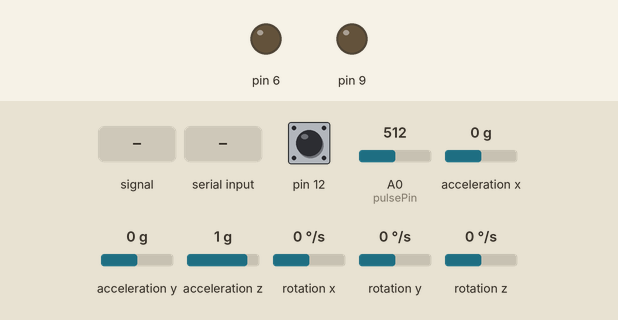
Recording of a sketch running on a simulated Arduino Uno, built with avr-gcc and run on an emulated ATmega328P. Shown: output pins drawn as LEDs (lit = HIGH). The inputs (shaded band) are chosen by the test bench; at power-on: pin 12 HIGH, A0 (pulsePin) = 512, acceleration x 0 g, acceleration y 0 g, acceleration z 1 g, rotation x 0 °/s, rotation y 0 °/s, rotation z 0 °/s. What the sketch prints to the serial monitor is not drawn.

Above: at 1.2 s.
1.3 s: pin 12 pulled LOW for 0.15 s
At 2.6 s:
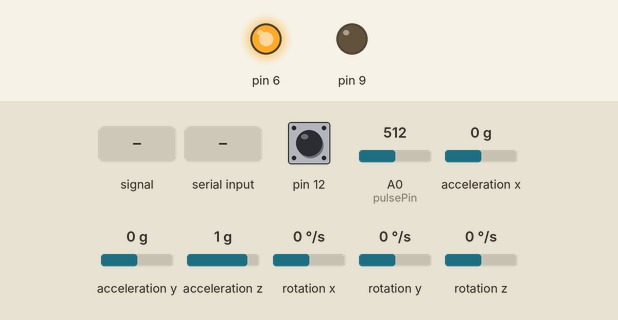
2.9 s: A0 (pulsePin) fed a 2 Hz sine of ±306 counts around its level
At 5.7 s:
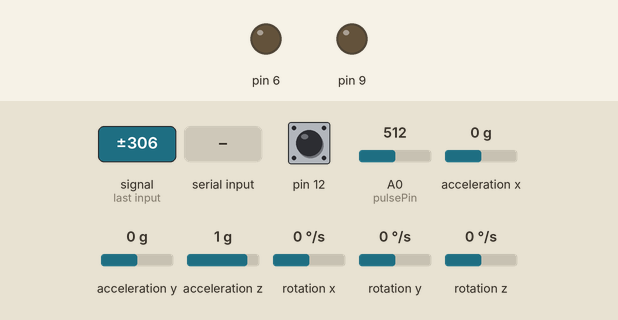
5.9 s: pin 12 pulled LOW for 3.2 s
At 6.6 s:
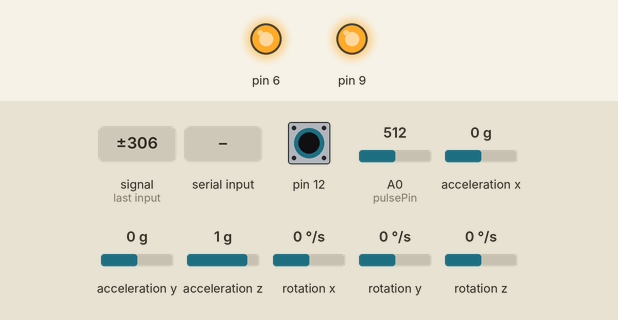
10.6 s: pin 12 pulled LOW for 1 s
At 12.4 s:
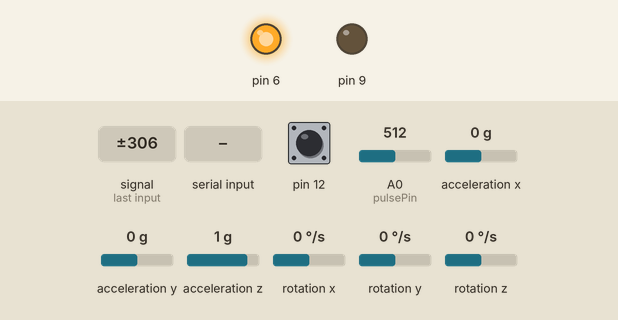
13.1 s: "2" received over Serial
At 14.5 s:
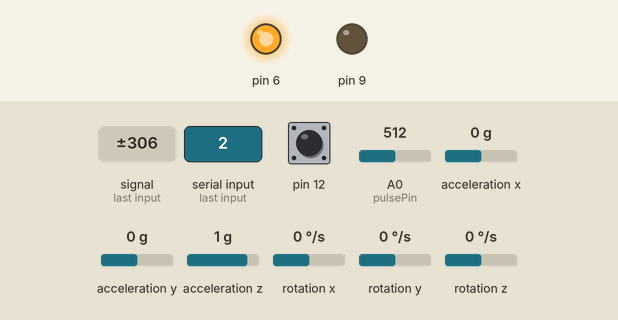
16.1 s: "3" received over Serial
Timing chart, 0 to 18.6 s (numbered marks = the images above; inputs shaded):
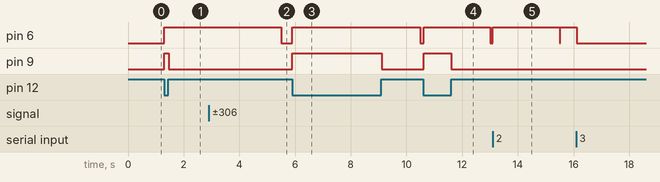

Measured:
- after the input at 1.3 s, pin 6: LOW → HIGH at once; pin 9: LOW → HIGH at once, → LOW 0.15 s later
- after the input at 2.9 s, pin 6: HIGH → LOW after 2.6 s
- after the input at 5.9 s, pin 6: LOW → HIGH at once, → LOW 4.6 s later; pin 9: LOW → HIGH at once, → LOW 3.2 s later
- after the input at 10.6 s, pin 6: LOW → HIGH at once, → LOW 2.4 s later; pin 9: LOW → HIGH at once, → LOW 1.0 s later
- after the input at 13.1 s, pin 6: LOW → HIGH at once, → LOW 2.4 s later, → HIGH 0.02 s later

The sketch:

asa.ino
```cpp
#include  "I2Cdev.h"
#include  "MPU6050.h"
#include  "Wire.h"

#include <CapacitiveSensor.h>

CapacitiveSensor cs_4_2 = CapacitiveSensor(4,12);

int pulsePin = 0;
MPU6050 sensor;

long total1;
int ax, ay, az,i,x=0,z=0;
int state = 0;
volatile int BPM;                   // int that holds raw Analog in 0. updated every 2mS
volatile int Signal;                // holds the incoming raw data
volatile int IBI = 600;             // int that holds the time interval between beats! Must be seeded!
volatile boolean Pulse = false;     // "True" when User's live heartbeat is detected. "False" when not a "live beat".
volatile boolean QS = false;        // becomes true when Arduoino finds a beat.
static boolean serialVisual = true;   // Set to 'false' by Default.  Re-set to 'true' to see Arduino Serial Monitor ASCII Visual Pulse

volatile int rate[10];                      // array to hold last ten IBI values
volatile unsigned long sampleCounter = 0;          // used to determine pulse timing
volatile unsigned long lastBeatTime = 0;           // used to find IBI
volatile int P = 512;                      // used to find peak in pulse wave, seeded
volatile int T = 512;                     // used to find trough in pulse wave, seeded
volatile int thresh = 525;                // used to find instant moment of heart beat, seeded
volatile int amp = 100;                   // used to hold amplitude of pulse waveform, seeded
volatile boolean firstBeat = true;        // used to seed rate array so we startup with reasonable BPM
volatile boolean secondBeat = false;      // used to seed rate array so we startup with reasonable BPM


void setup() {
  // put your setup code here, to run once:
 Serial.begin(9600);
 Wire.begin ();           // Starting I2C
  sensor.initialize ();    // Starting the sensor
 pinMode(6,OUTPUT);
 pinMode(9,OUTPUT);
 interruptSetup();
 cs_4_2.set_CS_AutocaL_Millis(0xFFFFFFFF);
}

void loop() {
  sensor.getAcceleration (& ax, & ay, & az);
  ax = (ax * 9.81 / 16384);
  ay = (ay * 9.81 / 16384);
  az = (az * 9.81 / 16384);


  long start = millis();

total1 = cs_4_2.capacitiveSensor(30);

//Serial.print(millis() - start); // check on performance in milliseconds
//
//Serial.print("\t"); // tab character for debug window spacing
//
//Serial.println(total1); // print sensor output 1


if(total1>250){
  digitalWrite(9,HIGH);
    if (ax>7|ax<-7|az>7|az<-7){
   Serial.print("A");

   digitalWrite(6,HIGH);
  }
  else{
    digitalWrite(6,LOW);
  }
}
else{
   digitalWrite(9,LOW);
}
delay(10); // arbitrary delay to limit data to serial port


  // put your main code here, to run repeatedly:
 if(Serial.available() > 0){ // Checks whether data is comming from the serial port
    state = Serial.read(); // Reads the data from the serial port
 }

 if (state == '2') {
  digitalWrite(6, HIGH);
  //Serial.println("LED: ON");;
  //state = 3;
 }
 else if(state == '3'){
  digitalWrite(6, LOW);
 }
// delay(1000);
// i++;
// if(i==30){
//  serialVisual=false;
// }
  if (QS == true) // A Heartbeat Was Found
    {
      // BPM and IBI have been Determined
      // Quantified Self "QS" true when arduino finds a heartbeat
 if (serialVisual == true) //  Code to Make the Serial Monitor Visualizer Work
   { if(Pulse == true){
    z++;}
    if(z==5){
      z=0;
     //Serial.println(BPM);
     sendDataToSerial('B',BPM);
     if(BPM>120){
      x++;
     }
     if(x==100){
      x=0;
   //Serial.write("6");
   digitalWrite(6,HIGH);
     }
     else{
     digitalWrite(6,LOW);
     }}
   }
 else
   {
     sendDataToSerial('B',BPM);   // send heart rate with a 'B' prefix
     sendDataToSerial('Q',IBI);   // send time between beats with a 'Q' prefix
   }
      // A Beat Happened, Output that to serial.
      QS = false; // reset the Quantified Self flag for next time
    }
}

void sendDataToSerial(char symbol, int data )
{
   Serial.print(symbol);
   Serial.println(data);
}


void interruptSetup()
{
  // Initializes Timer2 to throw an interrupt every 2mS.
  TCCR2A = 0x02;     // DISABLE PWM ON DIGITAL PINS 3 AND 11, AND GO INTO CTC MODE
  TCCR2B = 0x06;     // DON'T FORCE COMPARE, 256 PRESCALER
  OCR2A = 0X7C;      // SET THE TOP OF THE COUNT TO 124 FOR 500Hz SAMPLE RATE
  TIMSK2 = 0x02;     // ENABLE INTERRUPT ON MATCH BETWEEN TIMER2 AND OCR2A
  sei();             // MAKE SURE GLOBAL INTERRUPTS ARE ENABLED
}

ISR(TIMER2_COMPA_vect) //triggered when Timer2 counts to 124
{
  cli();                                      // disable interrupts while we do this
  Signal = analogRead(pulsePin);              // read the Pulse Sensor
  sampleCounter += 2;                         // keep track of the time in mS with this variable
  int N = sampleCounter - lastBeatTime;       // monitor the time since the last beat to avoid noise
                                              //  find the peak and trough of the pulse wave
  if(Signal < thresh && N > (IBI/5)*3) // avoid dichrotic noise by waiting 3/5 of last IBI
    {
      if (Signal < T) // T is the trough
      {
        T = Signal; // keep track of lowest point in pulse wave
      }
    }

  if(Signal > thresh && Signal > P)
    {          // thresh condition helps avoid noise
      P = Signal;                             // P is the peak
    }                                        // keep track of highest point in pulse wave

  //  NOW IT'S TIME TO LOOK FOR THE HEART BEAT
  // signal surges up in value every time there is a pulse
  if (N > 250)
  {                                   // avoid high frequency noise
    if ( (Signal > thresh) && (Pulse == false) && (N > (IBI/5)*3) )
      {
        Pulse = true;                               // set the Pulse flag when we think there is a pulse
                   // turn on pin 13 LED
        IBI = sampleCounter - lastBeatTime;         // measure time between beats in mS
        lastBeatTime = sampleCounter;               // keep track of time for next pulse

        if(secondBeat)
        {                        // if this is the second beat, if secondBeat == TRUE
          secondBeat = false;                  // clear secondBeat flag
          for(int i=0; i<=9; i++) // seed the running total to get a realisitic BPM at startup
          {
            rate[i] = IBI;
          }
        }

        if(firstBeat) // if it's the first time we found a beat, if firstBeat == TRUE
        {
          firstBeat = false;                   // clear firstBeat flag
          secondBeat = true;                   // set the second beat flag
          sei();                               // enable interrupts again
          return;                              // IBI value is unreliable so discard it
        }
      // keep a running total of the last 10 IBI values
      word runningTotal = 0;                  // clear the runningTotal variable

      for(int i=0; i<=8; i++)
        {                // shift data in the rate array
          rate[i] = rate[i+1];                  // and drop the oldest IBI value
          runningTotal += rate[i];              // add up the 9 oldest IBI values
        }

      rate[9] = IBI;                          // add the latest IBI to the rate array
      runningTotal += rate[9];                // add the latest IBI to runningTotal
      runningTotal /= 10;                     // average the last 10 IBI values
      BPM = 60000/runningTotal;               // how many beats can fit into a minute? that's BPM!
      QS = true;                              // set Quantified Self flag
      // QS FLAG IS NOT CLEARED INSIDE THIS ISR
    }
  }

  if (Signal < thresh && Pulse == true)
    {   // when the values are going down, the beat is over
                 // turn off pin 13 LED
      Pulse = false;                         // reset the Pulse flag so we can do it again
      amp = P - T;                           // get amplitude of the pulse wave
      thresh = amp/2 + T;                    // set thresh at 50% of the amplitude
      P = thresh;                            // reset these for next time
      T = thresh;
    }

  if (N > 2500)
    {                           // if 2.5 seconds go by without a beat
      thresh = 512;                          // set thresh default
      P = 512;                               // set P default
      T = 512;                               // set T default
      lastBeatTime = sampleCounter;          // bring the lastBeatTime up to date
      firstBeat = true;                      // set these to avoid noise
      secondBeat = false;                    // when we get the heartbeat back
    }

  sei();                                   // enable interrupts when youre done!
}// end isr
```
